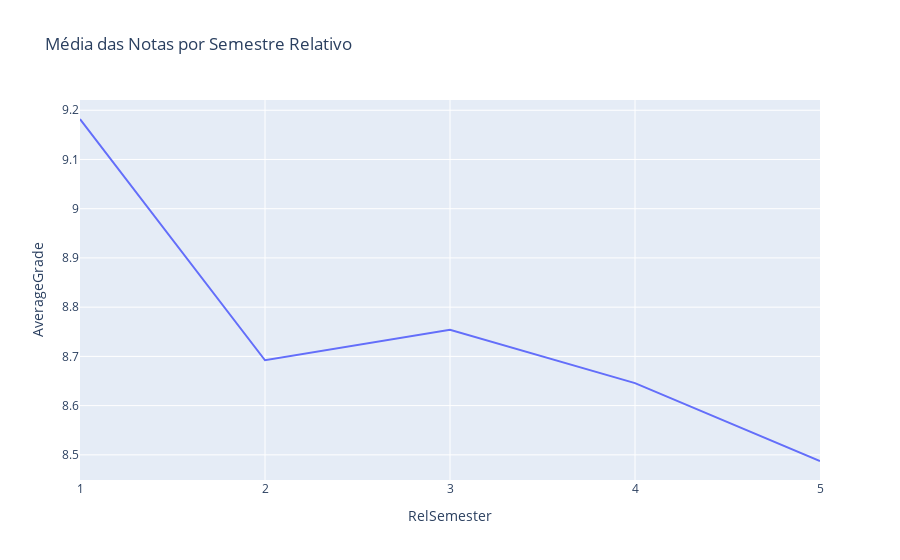

The cell this chart's notebook holds for it:
### Code cell
# Plot grade average per relative semester with plotly

average_grades_per_semester = grades_with_rel_semester.group_by('RelSemester').agg(
    pl.col('NOTA').mean().alias('AverageGrade')
    ).sort('RelSemester')

fig = px.line(average_grades_per_semester.filter(pl.col('RelSemester') < 6), x='RelSemester', y='AverageGrade', title='Média das Notas por Semestre Relativo')
fig.update_xaxes(dtick=1)
fig.show()

### Figure 1 — Plotly figure (JSON) as saved in the notebook; plotly's stock layout.template omitted (floating-point values rounded to 4 significant figures)
{"data": [{"hovertemplate": "RelSemester=%{x}<br>AverageGrade=%{y}<extra></extra>", "legendgroup": "", "line": {"color": "#636efa", "dash": "solid"}, "marker": {"symbol": "circle"}, "mode": "lines", "name": "", "orientation": "v", "showlegend": false, "type": "scatter", "x": [1, 2, 3, 4, 5], "xaxis": "x", "y": [9.182, 8.692, 8.754, 8.646, 8.487], "yaxis": "y"}], "layout": {"legend": {"tracegroupgap": 0}, "title": {"text": "Média das Notas por Semestre Relativo"}, "xaxis": {"anchor": "y", "domain": [0, 1], "dtick": 1, "title": {"text": "RelSemester"}}, "yaxis": {"anchor": "x", "domain": [0, 1], "title": {"text": "AverageGrade"}}}}
